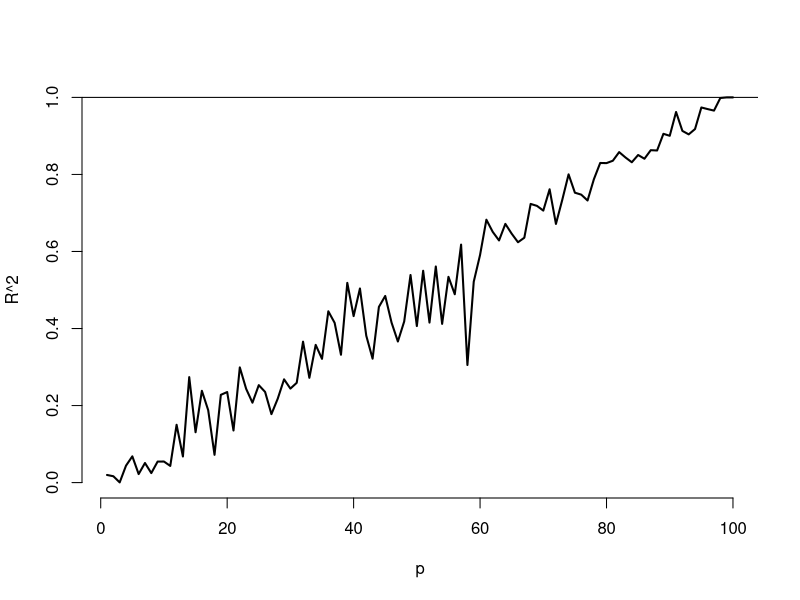

Write R code to recreate this figure.
## ---- chunk 1
 n <- 100
plot(c(1, n), 0 : 1, type = "n", frame = FALSE, xlab = "p", ylab = "R^2")
r <- sapply(1 : n, function(p)
      {
        y <- rnorm(n); x <- matrix(rnorm(n * p), n, p)
        summary(lm(y ~ x))$r.squared 
      }
    )
lines(1 : n, r, lwd = 2)
abline(h = 1)
## ---- chunk 2
n <- 100; nosim <- 1000
x1 <- rnorm(n); x2 <- rnorm(n); x3 <- rnorm(n); 
betas <- sapply(1 : nosim, function(i){
  y <- x1 + rnorm(n, sd = .3)
  c(coef(lm(y ~ x1))[2], 
    coef(lm(y ~ x1 + x2))[2], 
    coef(lm(y ~ x1 + x2 + x3))[2])
})
round(apply(betas, 1, sd), 5)
## ---- chunk 3
n <- 100; nosim <- 1000
x1 <- rnorm(n); x2 <- x1/sqrt(2) + rnorm(n) /sqrt(2)
x3 <- x1 * 0.95 + rnorm(n) * sqrt(1 - 0.95^2); 
betas <- sapply(1 : nosim, function(i){
  y <- x1 + rnorm(n, sd = .3)
  c(coef(lm(y ~ x1))[2], 
    coef(lm(y ~ x1 + x2))[2], 
    coef(lm(y ~ x1 + x2 + x3))[2])
})
round(apply(betas, 1, sd), 5)
## ---- chunk 4
## não depende de qual y você usa,
y <- x1 + rnorm(n, sd = .3)
a <- summary(lm(y ~ x1))$cov.unscaled[2,2]
c(summary(lm(y ~ x1 + x2))$cov.unscaled[2,2],
  summary(lm(y~ x1 + x2 + x3))$cov.unscaled[2,2]) / a
temp <- apply(betas, 1, var); temp[2 : 3] / temp[1]
## ---- chunk 5
data(swiss); 
fit1 <- lm(Fertility ~ Agriculture, data = swiss)
a <- summary(fit1)$cov.unscaled[2,2]
fit2 <- update(fit1, Fertility ~ Agriculture + Examination)
fit3 <- update(fit1, Fertility ~ Agriculture + Examination + Education)
  c(summary(fit2)$cov.unscaled[2,2],
    summary(fit3)$cov.unscaled[2,2]) / a 
## ---- chunk 6
library(car,quietly = TRUE,verbose = FALSE)
fit <- lm(Fertility ~ . , data = swiss)
vif(fit)
sqrt(vif(fit)) #I prefer sd 
## ---- chunk 7
fit1 <- lm(Fertility ~ Agriculture, data = swiss)
fit3 <- update(fit, Fertility ~ Agriculture + Examination + Education)
fit5 <- update(fit, Fertility ~ Agriculture + Examination + Education + Catholic + Infant.Mortality)
anova(fit1, fit3, fit5)
